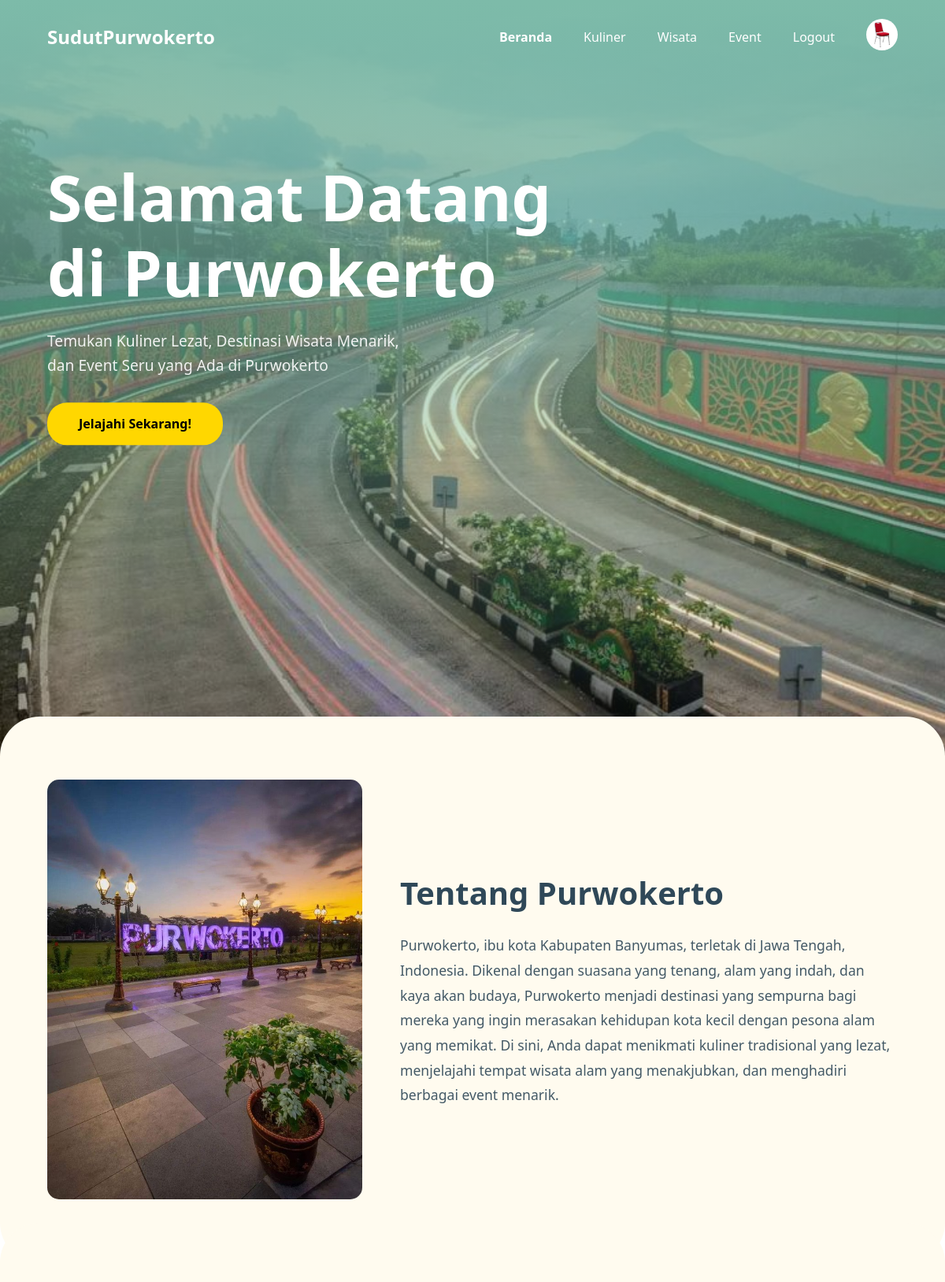
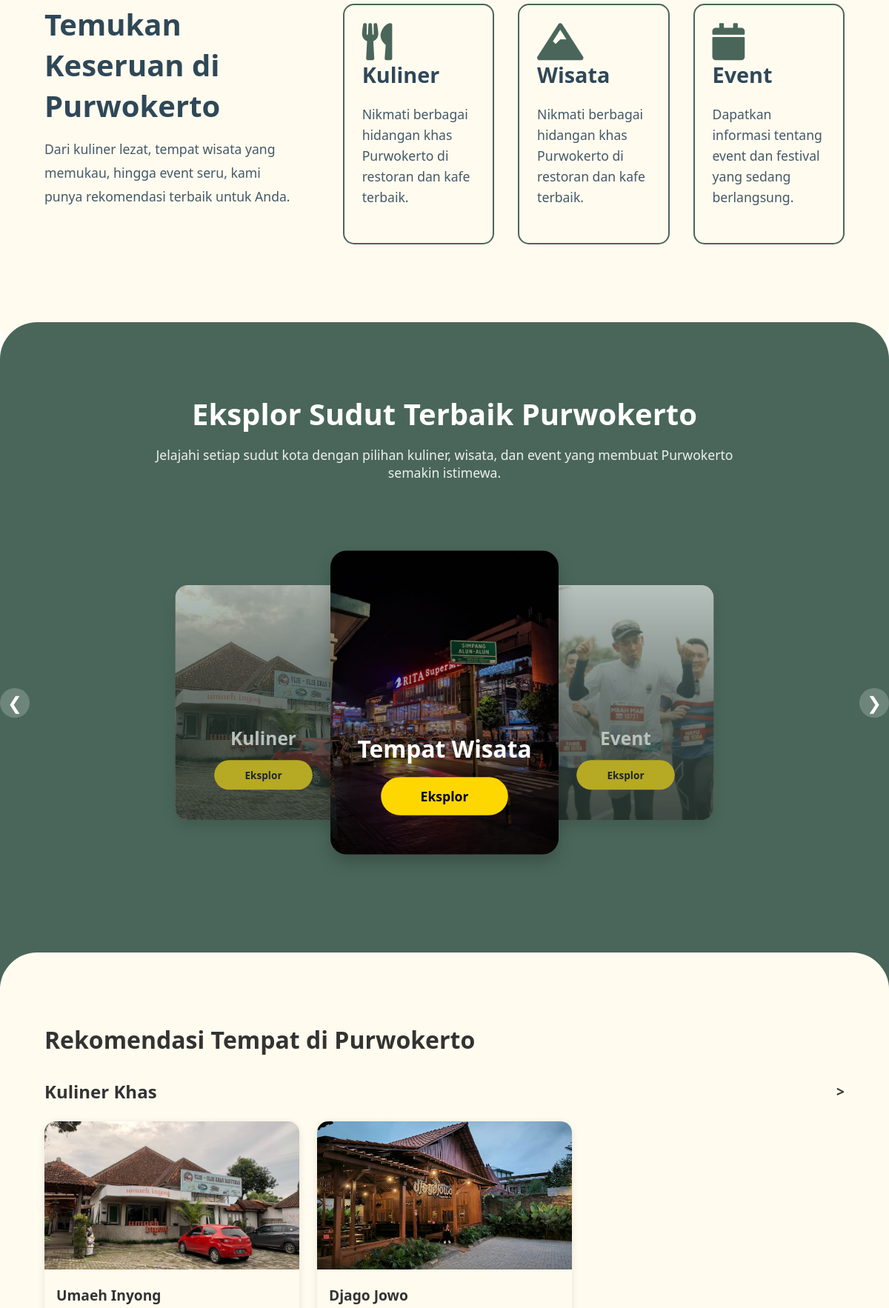
Screenshot of / (signed in, upper part) with the database file from the repository (2 pictures, top to bottom).
### tables this page shows
CREATE TABLE `akun` (
  `id_akun` int(11) NOT NULL,
  `nama_lengkap` varchar(100) NOT NULL,
  `email` varchar(100) NOT NULL,
  `username` varchar(50) NOT NULL,
  `password` varchar(255) NOT NULL,
  `role` enum('admin','user') NOT NULL,
  `foto` varchar(255) DEFAULT NULL
);

CREATE TABLE `tempat_kuliner` (
  `id_kuliner` int(11) NOT NULL,
  `nama_kuliner` varchar(100) NOT NULL,
  `lokasi_kuliner` varchar(255) NOT NULL,
  `deskripsi_kuliner` text NOT NULL,
  `range_harga` text NOT NULL,
  `menu` text NOT NULL,
  `jam_kuliner` text NOT NULL,
  `foto_kuliner` varchar(255) NOT NULL,
  `tgl` datetime NOT NULL DEFAULT current_timestamp()
);

### index.php (the view, shortened to what this page needs)
<?php
require "koneksi.php";
$queryKuliner = mysqli_query($conn, "SELECT id_kuliner AS id, nama_kuliner AS nama, lokasi_kuliner AS lokasi, foto_kuliner AS foto FROM tempat_kuliner LIMIT 3");
function displayPosts($result, $type) {
    if (mysqli_num_rows($result) > 0) {
        while ($row = mysqli_fetch_assoc($result)) {
            ?>
            <div class="place-card">
                <a href="posted-detail.php?type=<?php echo $type; ?>&id=<?php echo $row['id']; ?>">
                    <img src="asset/<?php echo $row['foto']; ?>" alt="<?php echo $row['nama']; ?>">
                </a>
                <div class="place-info">
                    <a href="posted-detail.php?type=<?php echo $type; ?>&id=<?php echo $row['id']; ?>">
                        <h4><?php echo $row['nama']; ?></h4>
                    </a>
                </div>
            </div>
            <?php
        }
    } else {
        echo "<p>Tidak ada data untuk jenis ini.</p>";
    }
}
?>
<!DOCTYPE html>
<html lang="en">
<head>
    <link rel="stylesheet" href="https://cdnjs.cloudflare.com/ajax/libs/font-awesome/5.15.4/css/all.min.css">
    <link rel="stylesheet" href="css/index.css">
</head>
<body>
        <nav>
            <div class="logo">SudutPurwokerto</div>
            <div class="nav-links">
                <a href="../sudutpurwokerto/" class="active">Beranda</a>
                <a href="posted.php?type=kuliner">Kuliner</a>
                <a href="posted.php?type=wisata">Wisata</a>
                <a href="posted.php?type=event">Event</a>
                <?php
                $login = isset($_SESSION["login"]) && $_SESSION["login"];
                if ($login) {
                    $queryProfile = "SELECT foto FROM akun WHERE id_akun = " . $_SESSION["id_akun"];
                    $fotoProfile = mysqli_query($conn, $queryProfile);
                    $fotoData = mysqli_fetch_assoc($fotoProfile);
                    $profilePicture = 'userimage/' . $fotoData['foto'];
                    ?>
                    <a href="logout.php">Logout</a>
                    <a href="profile.php"><img src="<?php echo $profilePicture; ?>" alt="Profile Picture" class="profile-pic"></a>
                <?php } else { ?>
                    <a href="login.php" class="login-btn">Login</a>
                    <a href="register.php" class="register-btn">Register</a>
                <?php } ?>
            </div>
        </nav>
    <section class="hero">
        <div class="hero-content">
            <h1>Selamat Datang<br>di Purwokerto</h1>
            <p>Temukan Kuliner Lezat, Destinasi Wisata Menarik,<br>dan Event Seru yang Ada di Purwokerto</p>
            <a href="#jelajahi"><button class="jelajahi-btn">Jelajahi Sekarang!</button></a>
        </div>
    </section>
    <section class="about curved-top">
        <div class="about-img">
            <img src="imagepage/Alun-Alun.jpeg" alt="Purwokerto">
        </div>
        <div class="about-content">
            <h2>Tentang Purwokerto</h2>
            <p>Purwokerto, ibu kota Kabupaten Banyumas, terletak di Jawa Tengah, Indonesia. Dikenal dengan suasana yang tenang, alam yang indah, dan kaya akan budaya, Purwokerto menjadi destinasi yang sempurna bagi mereka yang ingin merasakan kehidupan kota kecil dengan pesona alam yang memikat. Di sini, Anda dapat menikmati kuliner tradisional yang lezat, menjelajahi tempat wisata alam yang menakjubkan, dan menghadiri berbagai event menarik.</p>
        </div>
    </section>
    <section class="features">
        <div class="features-container">
            <div class="features-header">
                <h2>Temukan Keseruan di Purwokerto</h2>
                <p>Dari kuliner lezat, tempat wisata yang memukau, hingga event seru, kami punya rekomendasi terbaik untuk Anda.</p>
            </div>
            <div class="features-grid">
                <div class="feature-card">
                    <i class="fas fa-utensils" style="font-size: 50px; color: #4A665B;"></i>
                    <h3>Kuliner</h3>
                    <p>Nikmati berbagai hidangan khas Purwokerto di restoran dan kafe terbaik.</p>
                </div>
                <div class="feature-card">
                    <i class="fas fa-mountain" style="font-size: 50px; color: #4A665B;"></i>
                    <h3>Wisata</h3>
                    <p>Nikmati berbagai hidangan khas Purwokerto di restoran dan kafe terbaik.</p>
                </div>
                <div class="feature-card">
                    <i class="fas fa-calendar" style="font-size: 50px; color: #4A665B;"></i>
                    <h3>Event</h3>
                    <p>Dapatkan informasi tentang event dan festival yang sedang berlangsung.</p>
                </div>
            </div>
        </div>
    </section>
    <section class="explore curved-top" id="jelajahi">
        <div class="explore-header">
            <h2>Eksplor Sudut Terbaik Purwokerto</h2>
            <p>Jelajahi setiap sudut kota dengan pilihan kuliner, wisata, dan event yang membuat Purwokerto semakin istimewa.</p>
        </div>
        <div class="explore-carousel">
            <button class="nav-btn prev">&#10094;</button>
            <div class="carousel-container">
                <div class="card-wrapper">
                    <div class="card">
                        <img src="imagepage/tempatkuliner.jpg" alt="Kuliner">
                        <div class="card-content">
                            <h3>Kuliner</h3>
                            <a href="posted.php?type=kuliner" class="eksplor-btn">Eksplor</a>
                        </div>
                    </div>
                </div>
                <div class="card-wrapper active">
                    <div class="card">
                        <img src="imagepage/simpang.jpeg" alt="Tempat Wisata">
                        <div class="card-content">
                            <h3>Tempat Wisata</h3>
                            <a href="posted.php?type=wisata"class="eksplor-btn">Eksplor</a>
                        </div>
                    </div>
                </div>
                <div class="card-wrapper">
                    <div class="card">
                        <img src="imagepage/oranglari.jpg" alt="Event">
                        <div class="card-content">
                            <h3>Event</h3>
                            <a href="posted.php?type=event"class="eksplor-btn">Eksplor</a>
                        </div>
                    </div>
                </div>
            </div>
            <button class="nav-btn next">&#10095;</button>
        </div>
    </section>
    <section class="recommendations curved-top">
        <div class="section-container">
            <h2>Rekomendasi Tempat di Purwokerto</h2>
            <div class="category">
                <div class="category-header">
                    <h3>Kuliner Khas</h3>
                    <a href="posted.php?type=kuliner" class="see-more">></a>
                </div>
                <div class="places-grid">
                    <?php displayPosts($queryKuliner, 'kuliner'); ?>
                </div>
            </div>
        </div>
    </section>
</body>
</html>

### rows the page displays
akun: foto (picture)
tempat_kuliner: foto_kuliner (picture), nama_kuliner "Umaeh Inyong"
tempat_kuliner: foto_kuliner (picture), nama_kuliner "Djago Jowo"
